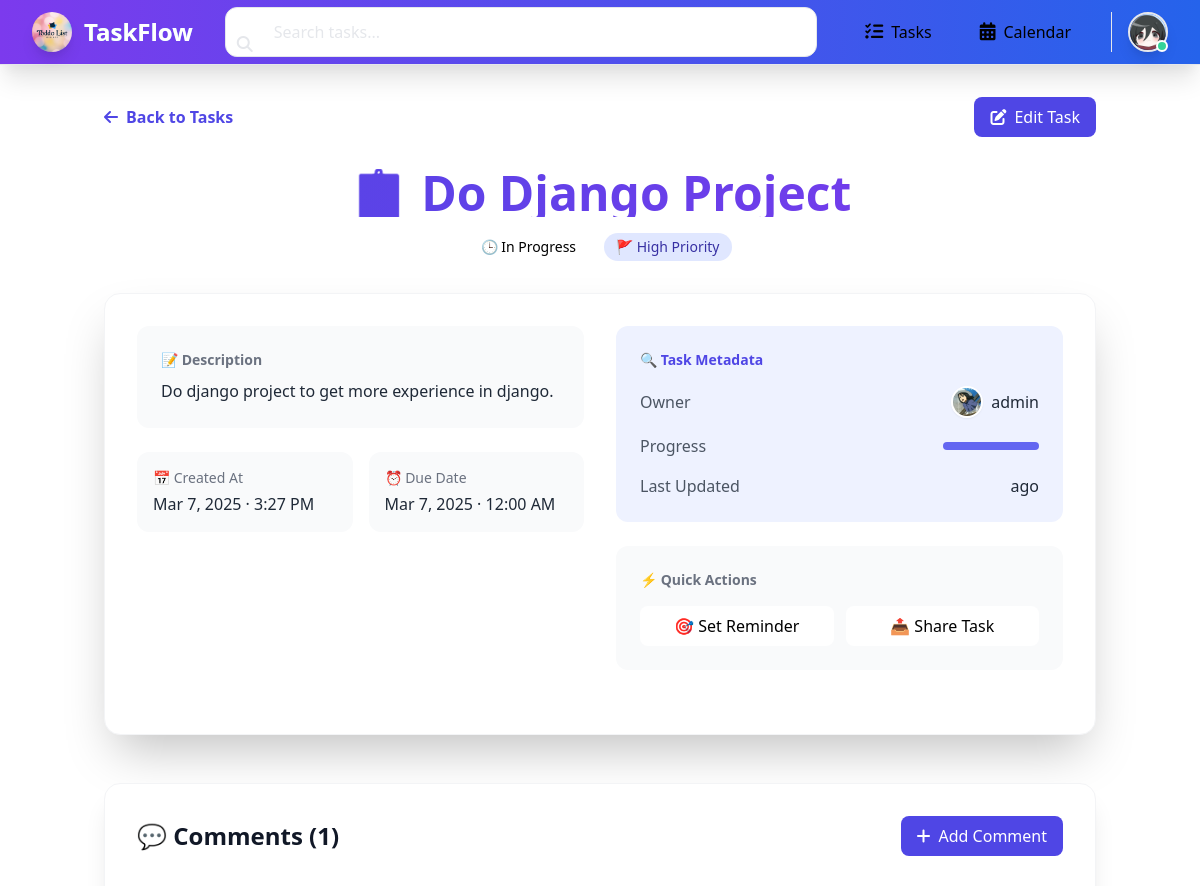
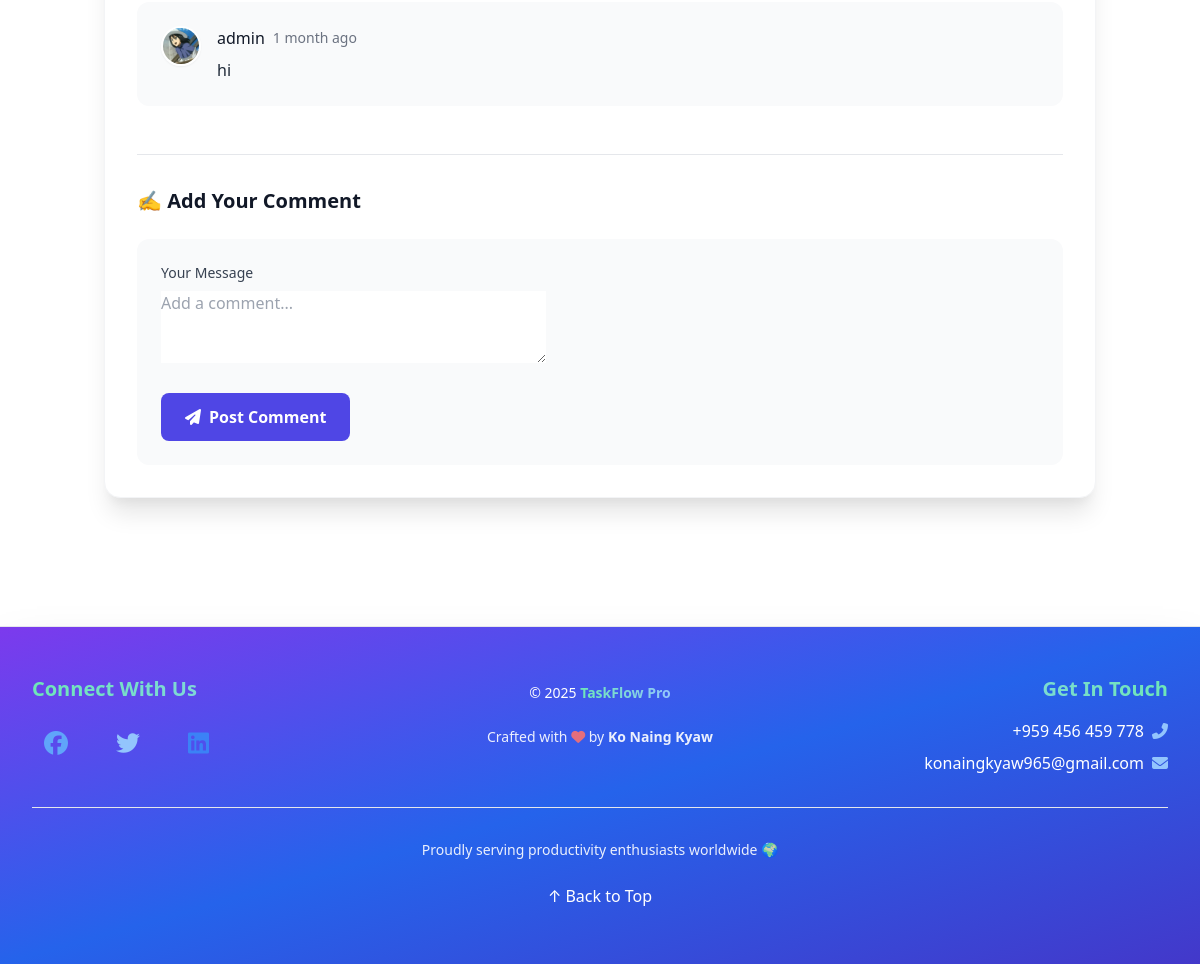
Screenshot of /task_detail/10/ (signed in) with the database file from the repository (2 pictures, top to bottom).
### myapp/models.py (models this page shows, shortened)
class Profile(models.Model):
    user = models.OneToOneField(User, on_delete=models.CASCADE)
    profile_pic = models.ImageField(
        upload_to='profile_pics/',
        default='default_profile_pic.jpg'
    )
    bio = models.TextField(blank=True, null=True)

class Task(models.Model):
    PRIORITY_CHOICES = [
        ('High', 'High'),
        ('Medium', 'Medium'),
        ('Low', 'Low'),
    ]
    RECURRENCE_CHOICES = [
        ('none', 'None'),
        ('daily', 'Daily'),
        ('weekly', 'Weekly'),
        ('monthly', 'Monthly'),
    ]
    user = models.ForeignKey(User, on_delete=models.CASCADE ,null=True)
    shared_users = models.ManyToManyField(User, related_name='shared_tasks', blank=True)
    title = models.CharField(max_length=200)
    description = models.TextField(blank=True, null=True)
    created_at = models.DateTimeField(auto_now_add=True)
    due_date = models.DateTimeField(null=True, blank=True)
    is_completed = models.BooleanField(default=False)
    category = models.ForeignKey(
        Category,
        on_delete=models.SET_NULL,
        null=True,
        blank=True
    )
    priority = models.CharField(max_length=10, choices=PRIORITY_CHOICES, default='Medium')
    reminder = models.DateTimeField(null=True, blank=True)
    recurrence = models.CharField(max_length=10, choices=RECURRENCE_CHOICES, default='none')
    parent_task = models.ForeignKey(
        'self',
        on_delete=models.CASCADE,
        null=True,
        blank=True,
        related_name='subtasks'
    )
    order = models.PositiveIntegerField(default=0)
    class Meta:
        unique_together = ['title', 'due_date', 'user']
        ordering = ['order', '-created_at']

class Comment(models.Model):
    task = models.ForeignKey(Task, on_delete=models.CASCADE, related_name='comments')
    user = models.ForeignKey(User, on_delete=models.CASCADE)
    content = models.TextField()
    created_at = models.DateTimeField(auto_now_add=True)
    updated_at = models.DateTimeField(auto_now=True)
    class Meta:
        ordering = ['-created_at']

### myapp/views.py (the view)
# urls.py: path("task_detail/<int:task_id>/", views.task_detail, name="task_detail"),
@login_required(login_url="login")
def task_detail(request, task_id):
    task = get_object_or_404(Task, id=task_id)
    comments = task.comments.all().order_by('-created_at')
    if request.method == 'POST':
        form = CommentForm(request.POST)
        if form.is_valid():
            comment = form.save(commit=False)
            comment.task = task
            comment.user = request.user
            comment.save()
            return redirect('task_detail', task_id=task_id)
    else:
        form = CommentForm()
    return render(request, "task_detail.html", {"task": task, "comments": comments, "form": form})

### myapp/forms.py
class CommentForm(forms.ModelForm):
    class Meta:
        model = Comment
        fields = ['content']
        widgets = {
            'content': forms.Textarea(attrs={'rows': 3, 'placeholder': 'Add a comment...'}),
        }

### myapp/context_processors.py (called while the page is built)
def profile_context(request):
    if request.user.is_authenticated:
        try:
            profile = Profile.objects.get(user=request.user)
        except Profile.DoesNotExist:
            profile = None
    else:
        profile = None
    return {'profile': profile}

### myapp/templates/task_detail.html (shortened to what this page needs)
{% extends 'base.html' %}
{% block body %}
  {% load static %}
  <div class="container mx-auto px-4 py-8">
    {% if user.is_authenticated %}
      <div class="flex items-center justify-between mb-8">
        <a href="{% url 'task_list' %}" class="group flex items-center space-x-2 text-indigo-600 hover:text-indigo-700 dark:text-indigo-400 transition-colors">
          <i class="fas fa-arrow-left group-hover:-translate-x-1 transition-transform"></i>
          <span class="font-semibold">Back to Tasks</span>
        </a>
        <div class="flex items-center space-x-4">
          <a href="{% url 'task_update' task.id %}" class="px-4 py-2 bg-indigo-600 hover:bg-indigo-700 text-white rounded-lg flex items-center space-x-2 transition-all">
            <i class="fas fa-edit"></i>
            <span>Edit Task</span>
          </a>
        </div>
      </div>
      <div class="mb-8 text-center">
        <h1 class="text-5xl font-bold mb-4 bg-gradient-to-r from-indigo-600 to-purple-600 bg-clip-text text-transparent">
        </h1>
        <div class="flex items-center justify-center space-x-4">
          <span class="px-3 py-1 rounded-full {% if task.is_completed %}bg-green-100 text-green-800{% else %}bg-orange-100 text-orange-800{% endif %} text-sm font-medium">
            {% if task.is_completed %}✅ Completed{% else %}🕒 In Progress{% endif %}
          </span>
          <span class="px-3 py-1 rounded-full bg-indigo-100 text-indigo-800 text-sm font-medium">
            🚩 {{ task.priority }} Priority
          </span>
        </div>
      </div>
      <div class="bg-white dark:bg-gray-800 rounded-2xl shadow-2xl p-8 mb-12 border border-gray-100 dark:border-gray-700">
        <div class="grid grid-cols-1 md:grid-cols-2 gap-8 mb-8">
          <div class="space-y-6">
            <div class="p-6 bg-gray-50 dark:bg-gray-700 rounded-xl">
              <h3 class="text-sm font-semibold text-gray-500 dark:text-gray-400 mb-2">📝 Description</h3>
              <p class="text-gray-800 dark:text-gray-200 leading-relaxed">{{ task.description }}</p>
            </div>
            <div class="grid grid-cols-2 gap-4">
              <div class="p-4 bg-gray-50 dark:bg-gray-700 rounded-xl">
                <p class="text-sm text-gray-500 dark:text-gray-400 mb-1">📅 Created At</p>
                <p class="text-gray-800 dark:text-gray-200 font-medium">{{ task.created_at|date:"M j, Y · g:i A" }}</p>
              </div>
              <div class="p-4 bg-gray-50 dark:bg-gray-700 rounded-xl">
                <p class="text-sm text-gray-500 dark:text-gray-400 mb-1">⏰ Due Date</p>
                <p class="text-gray-800 dark:text-gray-200 font-medium">{{ task.due_date|date:"M j, Y · g:i A" }}</p>
              </div>
            </div>
          </div>
          <div class="space-y-6">
            <div class="p-6 bg-indigo-50 dark:bg-indigo-900/20 rounded-xl">
              <h3 class="text-sm font-semibold text-indigo-600 dark:text-indigo-400 mb-4">🔍 Task Metadata</h3>
              <div class="space-y-4">
                <div class="flex justify-between items-center">
                  <span class="text-gray-600 dark:text-gray-400">Owner</span>
                  <div class="flex items-center space-x-2">
                    <img src="{% if task.user.profile.profile_pic %}{{ task.user.profile.profile_pic.url }}{% else %}{% static 'images/default-profile.jpg' %}{% endif %}"
                         class="w-8 h-8 rounded-full border-2 border-white shadow-sm">
                    <span class="text-gray-800 dark:text-gray-200 font-medium">{{ task.user.username }}</span>
                  </div>
                </div>
                <div class="flex justify-between items-center">
                  <span class="text-gray-600 dark:text-gray-400">Progress</span>
                  <div class="w-24 h-2 bg-gray-200 rounded-full overflow-hidden">
                    <div class="h-full {% if task.is_completed %}bg-green-500{% else %}bg-indigo-500{% endif %} w-{% if task.is_completed %}100{% else %}50{% endif %}%"></div>
                  </div>
                </div>
                <div class="flex justify-between items-center">
                  <span class="text-gray-600 dark:text-gray-400">Last Updated</span>
                  <span class="text-gray-800 dark:text-gray-200 font-medium">{{ task.updated_at|timesince }} ago</span>
                </div>
              </div>
            </div>
            <div class="p-6 bg-gray-50 dark:bg-gray-700 rounded-xl">
              <h3 class="text-sm font-semibold text-gray-500 dark:text-gray-400 mb-4">⚡ Quick Actions</h3>
              <div class="grid grid-cols-2 gap-3">
                <button class="p-2 bg-white dark:bg-gray-600 hover:bg-gray-50 dark:hover:bg-gray-500 rounded-lg transition-colors">
                  🎯 Set Reminder
                </button>
                <button class="p-2 bg-white dark:bg-gray-600 hover:bg-gray-50 dark:hover:bg-gray-500 rounded-lg transition-colors">
                  📤 Share Task
                </button>
              </div>
            </div>
          </div>
        </div>
      </div>
      <div class="bg-white dark:bg-gray-800 rounded-2xl shadow-xl p-8 border border-gray-100 dark:border-gray-700">
        <div class="flex items-center justify-between mb-8">
          <h3 class="text-2xl font-bold text-gray-900 dark:text-white">💬 Comments ({{ comments.count }})</h3>
          <button onclick="document.getElementById('comment-form').scrollIntoView({behavior: 'smooth'})"
                  class="px-4 py-2 bg-indigo-600 hover:bg-indigo-700 text-white rounded-lg flex items-center space-x-2 transition-all">
            <i class="fas fa-plus"></i>
            <span>Add Comment</span>
          </button>
        </div>
        {% if comments %}
          <div class="space-y-6">
            {% for comment in comments %}
              <div class="p-6 bg-gray-50 dark:bg-gray-700 rounded-xl group hover:bg-gray-100 dark:hover:bg-gray-600 transition-colors">
                <div class="flex items-start space-x-4">
                  <img src="{% if comment.user.profile.profile_pic %}{{ comment.user.profile.profile_pic.url }}{% else %}{% static 'images/default-profile.jpg' %}{% endif %}"
                       class="w-10 h-10 rounded-full border-2 border-white shadow-sm">
                  <div class="flex-1">
                    <div class="flex items-center space-x-2 mb-2">
                      <span class="font-medium text-gray-900 dark:text-white">{{ comment.user.username }}</span>
                      <span class="text-sm text-gray-500">{{ comment.created_at|timesince }} ago</span>
                    </div>
                    <p class="text-gray-800 dark:text-gray-200">{{ comment.content }}</p>
                  </div>
                </div>
              </div>
            {% endfor %}
          </div>
        {% else %}
          <div class="p-8 text-center bg-gray-50 dark:bg-gray-700 rounded-xl">
            <p class="text-gray-600 dark:text-gray-400">No comments yet. Be the first to add one!</p>
          </div>
        {% endif %}
        <div id="comment-form" class="mt-12 pt-8 border-t border-gray-200 dark:border-gray-700">
          <h4 class="text-xl font-bold mb-6 text-gray-900 dark:text-white">✍️ Add Your Comment</h4>
          <form method="post" action="" class="space-y-6">
            <div class="bg-gray-50 dark:bg-gray-700 rounded-xl p-6">
              <label class="block text-sm font-medium text-gray-700 dark:text-gray-300 mb-2">Your Message</label>
              {{ form.content }}
              <div class="mt-6">
                <button type="submit" class="px-6 py-3 bg-indigo-600 hover:bg-indigo-700 text-white rounded-lg font-semibold transition-all flex items-center space-x-2">
                  <i class="fas fa-paper-plane"></i>
                  <span>Post Comment</span>
                </button>
              </div>
            </div>
          </form>
        </div>
      </div>
    {% endif %}
  </div>
{% endblock %}

### templates/header.html (shortened to what this page needs)
{% load static %}
<nav class="bg-gradient-to-r from-purple-600 to-blue-600 shadow-xl backdrop-blur-md border-b border-white/10">
  <div class="max-w-7xl mx-auto px-4 sm:px-6 lg:px-8">
    <div class="flex items-center justify-between h-16">
      <div class="flex items-center space-x-3 flex-shrink-0">
        <a href="{% url 'home' %}" class="flex items-center space-x-3 group">
          <img src="{% static 'images/app-logo.jpg' %}" alt="App Logo"
               class="w-10 h-10 rounded-full shadow-lg transform transition-all duration-300 group-hover:rotate-12 group-hover:scale-110">
          <span class="text-white text-2xl font-bold bg-gradient-to-r from-green-300 to-blue-300 bg-clip-text text-transparent">
            TaskFlow
          </span>
        </a>
      </div>
      <div class="hidden lg:flex flex-1 max-w-2xl mx-8">
        <form method="get" action="{% url 'task_list' %}" class="w-full">
          <div class="relative">
            <input name="search" value="{{ search_query|default:'' }}"
                   class="w-full pl-12 pr-4 py-3 rounded-xl bg-white/10 backdrop-blur-sm border border-white/20
                          text-white placeholder-gray-200 focus:outline-none focus:ring-2 focus:ring-green-400
                          focus:border-transparent transition-all"
                   type="search"
                   placeholder="Search tasks...">
            <button type="submit" class="absolute left-3 top-1/2 -translate-y-1/2 text-gray-200">
              <i class="fa-solid fa-magnifying-glass"></i>
            </button>
          </div>
        </form>
      </div>
      <div class="hidden lg:flex items-center space-x-6">
        <div class="flex space-x-4">
          <a href="{% url 'task_list' %}"
             class="px-4 py-2.5 rounded-lg flex items-center space-x-2 text-white/90 hover:text-white
                    hover:bg-white/10 transition-all duration-200">
            <i class="fa-solid fa-list-check text-lg"></i>
            <span>Tasks</span>
          </a>
          <a href="{% url 'calendar' %}"
             class="px-4 py-2.5 rounded-lg flex items-center space-x-2 text-white/90 hover:text-white
                    hover:bg-white/10 transition-all duration-200">
            <i class="fa-solid fa-calendar-days text-lg"></i>
            <span>Calendar</span>
          </a>
        </div>
        <div class="ml-4 flex items-center space-x-4 border-l border-white/20 pl-4">
          {% if user.is_authenticated %}
            <div class="relative group">
              <a href="{% url 'profile' %}" class="flex items-center space-x-3">
                <div class="relative">
                  <img src="{% if profile.profile_pic %}{{ profile.profile_pic.url }}{% else %}{% static 'images/default-profile.jpg' %}{% endif %}"
                       class="w-10 h-10 rounded-full border-2 border-white/30 hover:border-green-400
                              transition-all duration-300 shadow-lg">
                  <div class="absolute bottom-0 right-0 w-3 h-3 bg-green-400 rounded-full border-2 border-white"></div>
                </div>
              </a>
            </div>
          {% endif %}
        </div>
      </div>
    </div>
  </div>
</nav>

### rows the page displays
Profile: profile_pic (picture)
Task: priority "High", description "Do django project to get more experience in django.", created_at "Mar 7, 2025 · 3:27 PM", due_date "Mar 7, 2025 · 12:00 AM", user.profile_pic (picture), user.username "admin"
Comment: user.profile_pic (picture), user.username "admin", created_at "1 month", content "hi"

### other values shown
{{ comments.count }} "1"
